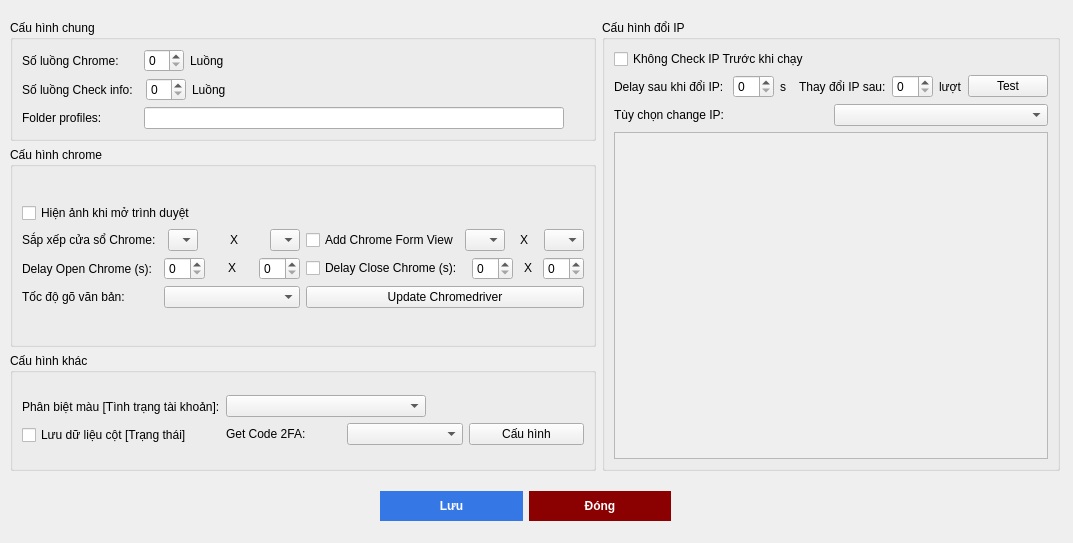
<?xml version="1.0" encoding="UTF-8"?>
<ui version="4.0">
 <class>fCauHinhChung</class>
 <widget class="QDialog" name="fCauHinhChung">
  <property name="geometry">
   <rect>
    <x>0</x>
    <y>0</y>
    <width>1073</width>
    <height>543</height>
   </rect>
  </property>
  <property name="windowTitle">
   <string>Dialog</string>
  </property>
  <widget class="QWidget" name="layoutWidget">
   <property name="geometry">
    <rect>
     <x>380</x>
     <y>490</y>
     <width>291</width>
     <height>32</height>
    </rect>
   </property>
   <layout class="QHBoxLayout" name="horizontalLayout_13">
    <item>
     <widget class="QPushButton" name="btnAdd">
      <property name="minimumSize">
       <size>
        <width>0</width>
        <height>30</height>
       </size>
      </property>
      <property name="maximumSize">
       <size>
        <width>150</width>
        <height>16777215</height>
       </size>
      </property>
      <property name="styleSheet">
       <string notr="true">border-radius:20px;
background-color: rgb(53, 120, 229);
color:white;
font-weight:bold;</string>
      </property>
      <property name="text">
       <string>Lưu</string>
      </property>
     </widget>
    </item>
    <item>
     <widget class="QPushButton" name="btnCancel">
      <property name="minimumSize">
       <size>
        <width>0</width>
        <height>30</height>
       </size>
      </property>
      <property name="maximumSize">
       <size>
        <width>150</width>
        <height>16777215</height>
       </size>
      </property>
      <property name="styleSheet">
       <string notr="true">background-color: darkred;
border-radius:20px;
color:white;
font-weight:bold;</string>
      </property>
      <property name="text">
       <string>Đóng</string>
      </property>
     </widget>
    </item>
   </layout>
  </widget>
  <widget class="QWidget" name="layoutWidget">
   <property name="geometry">
    <rect>
     <x>10</x>
     <y>20</y>
     <width>1050</width>
     <height>451</height>
    </rect>
   </property>
   <layout class="QHBoxLayout" name="horizontalLayout_22">
    <item>
     <layout class="QVBoxLayout" name="verticalLayout">
      <item>
       <widget class="QGroupBox" name="groupBox">
        <property name="maximumSize">
         <size>
          <width>16777215</width>
          <height>130</height>
         </size>
        </property>
        <property name="title">
         <string>Cấu hình chung</string>
        </property>
        <layout class="QGridLayout" name="gridLayout_2">
         <item row="0" column="0">
          <layout class="QVBoxLayout" name="verticalLayout_2">
           <item>
            <layout class="QHBoxLayout" name="horizontalLayout_2">
             <item>
              <widget class="QLabel" name="label">
               <property name="minimumSize">
                <size>
                 <width>116</width>
                 <height>0</height>
                </size>
               </property>
               <property name="text">
                <string>Số luồng Chrome: </string>
               </property>
              </widget>
             </item>
             <item>
              <widget class="QSpinBox" name="spinBox">
               <property name="maximumSize">
                <size>
                 <width>40</width>
                 <height>16777215</height>
                </size>
               </property>
              </widget>
             </item>
             <item>
              <widget class="QLabel" name="label_2">
               <property name="text">
                <string>Luồng</string>
               </property>
              </widget>
             </item>
             <item>
              <spacer name="horizontalSpacer_3">
               <property name="orientation">
                <enum>Qt::Horizontal</enum>
               </property>
               <property name="sizeHint" stdset="0">
                <size>
                 <width>40</width>
                 <height>20</height>
                </size>
               </property>
              </spacer>
             </item>
            </layout>
           </item>
           <item>
            <layout class="QHBoxLayout" name="horizontalLayout_3">
             <item>
              <widget class="QLabel" name="label_3">
               <property name="text">
                <string>Số luồng Check info:  </string>
               </property>
              </widget>
             </item>
             <item>
              <widget class="QSpinBox" name="spinBox_2">
               <property name="maximumSize">
                <size>
                 <width>40</width>
                 <height>16777215</height>
                </size>
               </property>
              </widget>
             </item>
             <item>
              <widget class="QLabel" name="label_4">
               <property name="text">
                <string>Luồng</string>
               </property>
              </widget>
             </item>
             <item>
              <spacer name="horizontalSpacer_4">
               <property name="orientation">
                <enum>Qt::Horizontal</enum>
               </property>
               <property name="sizeHint" stdset="0">
                <size>
                 <width>40</width>
                 <height>20</height>
                </size>
               </property>
              </spacer>
             </item>
            </layout>
           </item>
           <item>
            <layout class="QHBoxLayout" name="horizontalLayout_4">
             <item>
              <widget class="QLabel" name="label_5">
               <property name="minimumSize">
                <size>
                 <width>116</width>
                 <height>0</height>
                </size>
               </property>
               <property name="maximumSize">
                <size>
                 <width>80</width>
                 <height>20</height>
                </size>
               </property>
               <property name="text">
                <string>Folder profiles: </string>
               </property>
              </widget>
             </item>
             <item>
              <widget class="QLineEdit" name="lineEdit">
               <property name="minimumSize">
                <size>
                 <width>420</width>
                 <height>0</height>
                </size>
               </property>
              </widget>
             </item>
             <item>
              <spacer name="horizontalSpacer_2">
               <property name="orientation">
                <enum>Qt::Horizontal</enum>
               </property>
               <property name="sizeHint" stdset="0">
                <size>
                 <width>20</width>
                 <height>20</height>
                </size>
               </property>
              </spacer>
             </item>
            </layout>
           </item>
          </layout>
         </item>
        </layout>
       </widget>
      </item>
      <item>
       <widget class="QGroupBox" name="groupBox_3">
        <property name="minimumSize">
         <size>
          <width>0</width>
          <height>200</height>
         </size>
        </property>
        <property name="title">
         <string>Cấu hình chrome</string>
        </property>
        <layout class="QGridLayout" name="gridLayout">
         <item row="0" column="0">
          <layout class="QVBoxLayout" name="verticalLayout_3">
           <item>
            <widget class="QCheckBox" name="checkBox">
             <property name="text">
              <string>Hiện ảnh khi mở trình duyệt</string>
             </property>
            </widget>
           </item>
           <item>
            <layout class="QHBoxLayout" name="horizontalLayout_8">
             <item>
              <layout class="QHBoxLayout" name="horizontalLayout_7">
               <item>
                <widget class="QLabel" name="label_6">
                 <property name="text">
                  <string>Sắp xếp cửa sổ Chrome:  </string>
                 </property>
                </widget>
               </item>
               <item>
                <layout class="QHBoxLayout" name="horizontalLayout_6">
                 <property name="spacing">
                  <number>0</number>
                 </property>
                 <item>
                  <widget class="QComboBox" name="comboBox">
                   <property name="minimumSize">
                    <size>
                     <width>0</width>
                     <height>0</height>
                    </size>
                   </property>
                   <property name="maximumSize">
                    <size>
                     <width>30</width>
                     <height>16777215</height>
                    </size>
                   </property>
                  </widget>
                 </item>
                 <item alignment="Qt::AlignHCenter">
                  <widget class="QLabel" name="label_7">
                   <property name="maximumSize">
                    <size>
                     <width>20</width>
                     <height>16777215</height>
                    </size>
                   </property>
                   <property name="text">
                    <string>X</string>
                   </property>
                  </widget>
                 </item>
                 <item>
                  <widget class="QComboBox" name="comboBox_2">
                   <property name="maximumSize">
                    <size>
                     <width>30</width>
                     <height>16777215</height>
                    </size>
                   </property>
                  </widget>
                 </item>
                </layout>
               </item>
              </layout>
             </item>
             <item>
              <layout class="QHBoxLayout" name="horizontalLayout_5">
               <item>
                <widget class="QCheckBox" name="checkBox_2">
                 <property name="text">
                  <string>Add Chrome Form View</string>
                 </property>
                </widget>
               </item>
               <item>
                <layout class="QHBoxLayout" name="horizontalLayout">
                 <property name="spacing">
                  <number>0</number>
                 </property>
                 <item>
                  <widget class="QComboBox" name="comboBox_4">
                   <property name="maximumSize">
                    <size>
                     <width>40</width>
                     <height>16777215</height>
                    </size>
                   </property>
                  </widget>
                 </item>
                 <item alignment="Qt::AlignHCenter">
                  <widget class="QLabel" name="label_8">
                   <property name="maximumSize">
                    <size>
                     <width>15</width>
                     <height>16777215</height>
                    </size>
                   </property>
                   <property name="text">
                    <string>X</string>
                   </property>
                  </widget>
                 </item>
                 <item alignment="Qt::AlignRight">
                  <widget class="QComboBox" name="comboBox_3">
                   <property name="maximumSize">
                    <size>
                     <width>40</width>
                     <height>16777215</height>
                    </size>
                   </property>
                  </widget>
                 </item>
                </layout>
               </item>
              </layout>
             </item>
            </layout>
           </item>
           <item>
            <layout class="QHBoxLayout" name="horizontalLayout_23">
             <item>
              <layout class="QHBoxLayout" name="horizontalLayout_9">
               <item>
                <widget class="QLabel" name="label_9">
                 <property name="minimumSize">
                  <size>
                   <width>133</width>
                   <height>0</height>
                  </size>
                 </property>
                 <property name="text">
                  <string>Delay Open Chrome (s): </string>
                 </property>
                </widget>
               </item>
               <item>
                <layout class="QHBoxLayout" name="horizontalLayout_10">
                 <item>
                  <widget class="QSpinBox" name="spinBox_3"/>
                 </item>
                 <item alignment="Qt::AlignHCenter|Qt::AlignVCenter">
                  <widget class="QLabel" name="label_10">
                   <property name="maximumSize">
                    <size>
                     <width>20</width>
                     <height>16777215</height>
                    </size>
                   </property>
                   <property name="text">
                    <string>X</string>
                   </property>
                  </widget>
                 </item>
                 <item>
                  <widget class="QSpinBox" name="spinBox_4"/>
                 </item>
                </layout>
               </item>
              </layout>
             </item>
             <item>
              <layout class="QHBoxLayout" name="horizontalLayout_11">
               <item>
                <widget class="QCheckBox" name="checkBox_3">
                 <property name="text">
                  <string>Delay Close Chrome (s): </string>
                 </property>
                </widget>
               </item>
               <item>
                <layout class="QHBoxLayout" name="horizontalLayout_15">
                 <property name="spacing">
                  <number>0</number>
                 </property>
                 <property name="leftMargin">
                  <number>0</number>
                 </property>
                 <item alignment="Qt::AlignLeft">
                  <widget class="QSpinBox" name="spinBox_5"/>
                 </item>
                 <item alignment="Qt::AlignHCenter|Qt::AlignVCenter">
                  <widget class="QLabel" name="label_12">
                   <property name="maximumSize">
                    <size>
                     <width>20</width>
                     <height>16777215</height>
                    </size>
                   </property>
                   <property name="text">
                    <string>X</string>
                   </property>
                  </widget>
                 </item>
                 <item alignment="Qt::AlignRight">
                  <widget class="QSpinBox" name="spinBox_6"/>
                 </item>
                </layout>
               </item>
              </layout>
             </item>
            </layout>
           </item>
           <item>
            <layout class="QHBoxLayout" name="horizontalLayout_24">
             <item>
              <layout class="QHBoxLayout" name="horizontalLayout_16">
               <item>
                <widget class="QLabel" name="label_11">
                 <property name="minimumSize">
                  <size>
                   <width>133</width>
                   <height>0</height>
                  </size>
                 </property>
                 <property name="text">
                  <string>Tốc độ gõ văn bản: </string>
                 </property>
                </widget>
               </item>
               <item>
                <widget class="QComboBox" name="cbbTocDoGoVanBan"/>
               </item>
              </layout>
             </item>
             <item>
              <widget class="QPushButton" name="pushButton">
               <property name="text">
                <string>Update Chromedriver</string>
               </property>
              </widget>
             </item>
            </layout>
           </item>
          </layout>
         </item>
        </layout>
       </widget>
      </item>
      <item>
       <widget class="QGroupBox" name="groupBox_4">
        <property name="title">
         <string>Cấu hình khác</string>
        </property>
        <layout class="QGridLayout" name="gridLayout_3">
         <item row="0" column="0">
          <layout class="QHBoxLayout" name="horizontalLayout_18">
           <item>
            <layout class="QVBoxLayout" name="verticalLayout_5">
             <item>
              <widget class="QLabel" name="label_13">
               <property name="text">
                <string>Phân biệt màu [Tình trạng tài khoản]:</string>
               </property>
              </widget>
             </item>
             <item>
              <widget class="QCheckBox" name="checkBox_4">
               <property name="text">
                <string>Lưu dữ liệu cột [Trạng thái]</string>
               </property>
              </widget>
             </item>
            </layout>
           </item>
           <item>
            <layout class="QVBoxLayout" name="verticalLayout_6">
             <item>
              <layout class="QHBoxLayout" name="horizontalLayout_17">
               <item>
                <widget class="QComboBox" name="comboBox_6">
                 <property name="minimumSize">
                  <size>
                   <width>200</width>
                   <height>0</height>
                  </size>
                 </property>
                </widget>
               </item>
               <item>
                <spacer name="horizontalSpacer">
                 <property name="orientation">
                  <enum>Qt::Horizontal</enum>
                 </property>
                 <property name="sizeHint" stdset="0">
                  <size>
                   <width>40</width>
                   <height>20</height>
                  </size>
                 </property>
                </spacer>
               </item>
              </layout>
             </item>
             <item>
              <layout class="QHBoxLayout" name="horizontalLayout_12">
               <item>
                <widget class="QLabel" name="label_14">
                 <property name="text">
                  <string>Get Code 2FA: </string>
                 </property>
                </widget>
               </item>
               <item>
                <widget class="QComboBox" name="comboBox_7"/>
               </item>
               <item>
                <widget class="QPushButton" name="pushButton_2">
                 <property name="text">
                  <string>Cấu hình</string>
                 </property>
                </widget>
               </item>
              </layout>
             </item>
            </layout>
           </item>
          </layout>
         </item>
        </layout>
       </widget>
      </item>
     </layout>
    </item>
    <item>
     <widget class="QGroupBox" name="groupBox_2">
      <property name="title">
       <string>Cấu hình đổi IP</string>
      </property>
      <layout class="QGridLayout" name="gridLayout_5">
       <item row="0" column="0">
        <layout class="QGridLayout" name="gridLayout_4">
         <item row="1" column="0">
          <layout class="QVBoxLayout" name="verticalLayout_7">
           <item>
            <layout class="QHBoxLayout" name="horizontalLayout_14">
             <item>
              <layout class="QHBoxLayout" name="horizontalLayout_19">
               <item>
                <widget class="QLabel" name="label_15">
                 <property name="text">
                  <string>Delay sau khi đổi IP: </string>
                 </property>
                </widget>
               </item>
               <item>
                <widget class="QSpinBox" name="spinBox_7"/>
               </item>
               <item>
                <widget class="QLabel" name="label_16">
                 <property name="text">
                  <string>s</string>
                 </property>
                </widget>
               </item>
              </layout>
             </item>
             <item>
              <layout class="QHBoxLayout" name="horizontalLayout_20">
               <item>
                <widget class="QLabel" name="label_17">
                 <property name="text">
                  <string>Thay đổi IP sau:</string>
                 </property>
                </widget>
               </item>
               <item>
                <widget class="QSpinBox" name="spinBox_8"/>
               </item>
               <item>
                <widget class="QLabel" name="label_18">
                 <property name="text">
                  <string>lượt</string>
                 </property>
                </widget>
               </item>
               <item>
                <widget class="QPushButton" name="pushButton_3">
                 <property name="text">
                  <string>Test</string>
                 </property>
                </widget>
               </item>
              </layout>
             </item>
            </layout>
           </item>
           <item>
            <layout class="QHBoxLayout" name="horizontalLayout_21">
             <item>
              <widget class="QLabel" name="label_19">
               <property name="text">
                <string>Tùy chọn change IP: </string>
               </property>
              </widget>
             </item>
             <item>
              <widget class="QComboBox" name="cbbChangeIP"/>
             </item>
            </layout>
           </item>
          </layout>
         </item>
         <item row="0" column="0">
          <widget class="QCheckBox" name="checkBox_5">
           <property name="text">
            <string>Không Check IP Trước khi chạy</string>
           </property>
          </widget>
         </item>
        </layout>
       </item>
       <item row="1" column="0">
        <widget class="QScrollArea" name="scrollArea">
         <property name="widgetResizable">
          <bool>true</bool>
         </property>
         <widget class="QWidget" name="scrollAreaWidgetContents">
          <property name="geometry">
           <rect>
            <x>0</x>
            <y>0</y>
            <width>418</width>
            <height>305</height>
           </rect>
          </property>
         </widget>
        </widget>
       </item>
      </layout>
     </widget>
    </item>
   </layout>
  </widget>
 </widget>
 <resources/>
 <connections/>
</ui>
